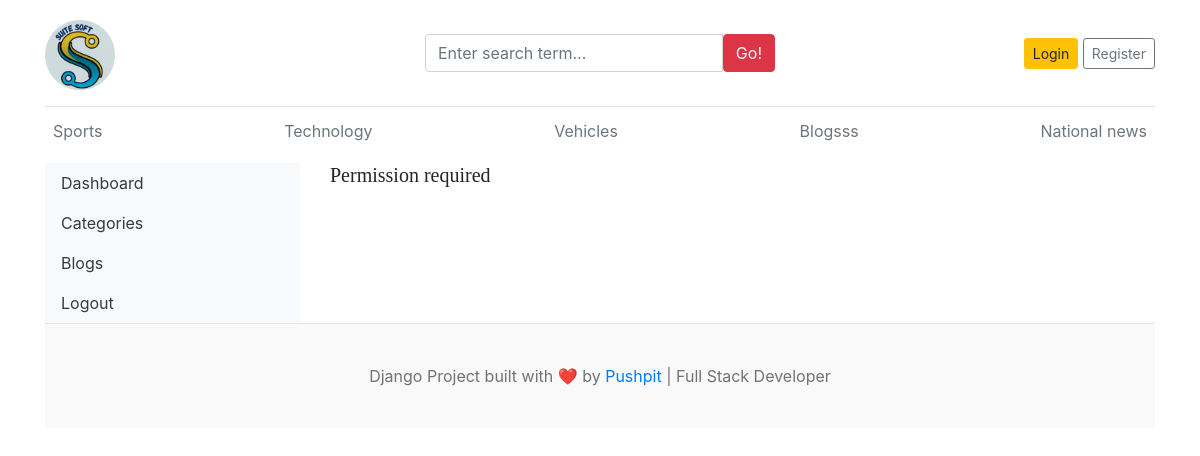
The page /dashboard/users/ on the database its author committed.
### blogs/models.py (models this page shows, shortened)
class Logo(models.Model):
    event_name = models.CharField(max_length=100)
    logo_image = models.ImageField(upload_to='logos/')
    uploaded_at = models.DateTimeField(auto_now_add=True)

class Category(models.Model):
    category_name = models.CharField(max_length=100, unique=True)
    created_at = models.DateTimeField(auto_now_add=True)
    updated_at = models.DateTimeField(auto_now=True)
    class Meta:
        verbose_name_plural = "Categories"

### dashboards/views.py (the view)
# urls.py: path('users/', views.users, name ='users'),
def users(request):
    users = User.objects.all()
    context ={
        'users':users,
    }
    return render(request, 'dashboard/users.html', context)

### blogs/context_processors.py (called while the page is built)
def get_categories(request):
    categories = Category.objects.all()
    return dict(categories=categories)

def get_logo(request):
    latest_logo = Logo.objects.order_by('-uploaded_at').first()
    return dict(latest_logo = latest_logo)

def get_social_links(request):
    social_links = SocialLink.objects.all()
    return dict(social_links = social_links)

### templates/dashboard/users.html
{% extends 'base.html' %}
{% block content %}
<div class="row">
 {% include 'dashboard/sidebar.html' %}
  <div class ="col-md-9">
    {% if perms.auth.view_user %}
    <h2> All Users </h2>
    <a href="{% url 'add_user' %}"class="btn btn-dark text-light float-right mb-2">Add New Users</a>
    <table class="table table-hover">
    <thead>
      <tr>
        <th>S.No</th>
        <th>Full Name</th>
        <th>Username</th>
        <th>Email</th>
        <th>Status</th>
        <th>Staff</th>
        <th>Superuser</th>
        <th>Action</th>
      </tr>
    </thead>
    <tbody>
      {% for user in users %}
      <tr>
        <td>{{ forloop.counter }}</td>
        <td>{{ user.first_name }} {{ user.last_name }}</td>
        <td>{{ user.username }}</td>
        <td>{{ user.email }}</td>
        <td>{% if user.is_active %}<i class="fa fa-check text-success"></i>{% else %}<i class="fa fa-times text-danger"></i>{% endif %}</td>
        <td>{% if user.is_staff %}<i class="fa fa-check text-success"></i>{% else %}<i class="fa fa-times text-danger"></i>{% endif %}</td>
        <td>{% if user.is_superuser %}<i class="fa fa-check text-success"></i>{% else %}<i class="fa fa-times text-danger"></i>{% endif %}</td>
        <td>
          <a href="{% url 'edit_user' user.id %}"><i class="fa fa-edit text-success"></i></a>
            &nbsp;
          <a href="{% url 'delete_user' user.id %}"><i class="fa fa-trash text-danger"></i></a>
          </td>
      </tr>
{% endfor %}
    </tbody>
  </table>
  {% else %}
  <h5>Permission required</h5>
  {% endif %}
</div>
</div>
{%  endblock  %}

### templates/base.html (shortened to what this page needs)
{% load static %}
<!DOCTYPE html>
<html lang="en">
<head>
    <link href="https://getbootstrap.com/docs/4.0/dist/css/bootstrap.min.css" rel="stylesheet">
    <link href="{% static 'css/blog.css' %}" rel="stylesheet">
    <link rel="stylesheet" href="https://cdnjs.cloudflare.com/ajax/libs/font-awesome/4.7.0/css/font-awesome.min.css">
  </head>
<body>
    <div class="container">
      <header class="blog-header py-3">
        <div class="row flex-nowrap justify-content-between align-items-center">
          <div class="col-4 pt-1">
            {% if latest_logo %}
            <img src="{{ latest_logo.logo_image.url }}" alt="Logo" class="img-fluid" style="max-height: 70px;">
            {% endif %}
          </div>
          <div class = "col-4">
            <form action ="{% url 'search' %}" method="GET">
              <div class="input-group">
                        <input class="form-control" type="text" name="keyword" value ="{{ keyword }}" placeholder="Enter search term..." aria-label="Enter search term..." aria-describedby="button-search" />
                        <button type="submit" class="btn btn-danger" id="button-search" type="button">Go!</button>
                    </div>
            </form>
          </div>
          <div class="col-4 d-flex justify-content-end align-items-center">
            {% if not user.is_authenticated %}
            <a class="btn btn-sm btn-warning" href="{% url 'login' %}">Login</a> &nbsp;
            <a class="btn btn-sm btn-outline-secondary" href="{% url 'register' %}">Register</a>
            {% else %}
            <span><a href ="{% url 'dashboard' %}">Dashboard</a> </span>
            &emsp;
            <span><a href ="{% url 'logout' %}">Logout</a></span>
            {% endif %}
          </div>
        </div>
      </header>
      <div class="nav-scroller py-1 mb-2">
        <nav class="nav d-flex justify-content-between">
          {% for cate in categories %}
          <a class="p-2 text-muted" href="{% url 'posts_by_category' cate.id %}">{{ cate.category_name }}</a>
          {% endfor %}
        </nav>
      </div>
{% block content %}
{% endblock %}
<footer class="blog-footer">
  <p>Django Project built with ❤️ by <a href="https://www.pushpit-portfolio.site/" target="_blank" rel="noopener noreferrer">Pushpit</a> | Full Stack Developer </p>
</footer>
</body>
</html>

### blog_main/static/css/blog.css (style rules this page uses)
.blog-header { border-bottom: 1px solid #e5e5e5; }
h1, h2, h3, h4, h5, h6 { font-family: "Playfair Display", Georgia, "Times New Roman", serif; }
.blog-footer { padding: 2.5rem 0; color: #727272; text-align: center; background-color: #f9f9f9; border-top: .05rem solid #e5e5e5; }
.blog-footer p:last-child { margin-bottom: 0; }

### rows shown on the page
Logo: logo_image (picture)
Category: category_name "Sports"
Category: category_name "Technology"
Category: category_name "Vehicles"
Category: category_name "Blogsss"
Category: category_name "National news"
